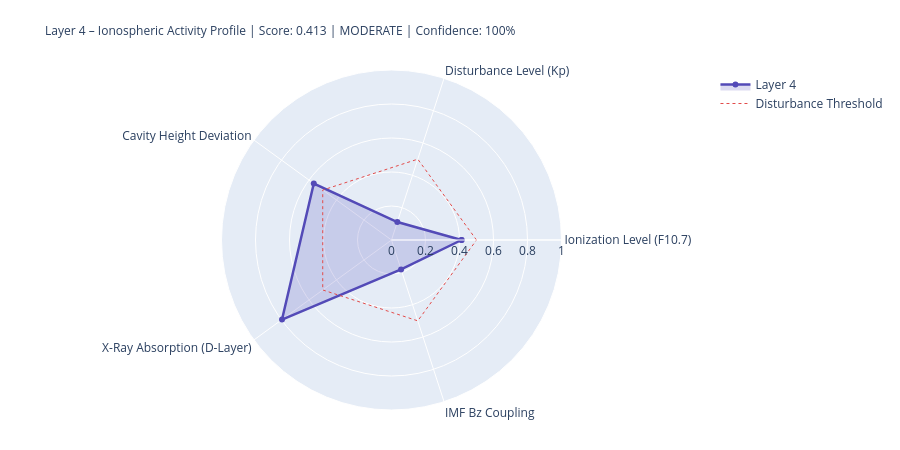

Notebook code for this chart:
### Markdown cell above
---
## 4. State Assessment & Handoff to Layer 5

### Code cell
# ============================================================
# LAYER-4-SCORE
# ============================================================

COMPONENTS = {
    'Ionization Level (F10.7)':    {'score': ioniz,       'source': 'primary' if f107_now else 'from_layer0', 'dynamic': True},
    'Disturbance Level (Kp)':          {'score': disturb,     'source': 'primary' if kp_now   else 'from_layer0', 'dynamic': True},
    'Cavity Height Deviation':    {'score': h_dev,       'source': 'derived',                                'dynamic': True},
    'X-Ray Absorption (D-Layer)':{'score': xray_ioniz,  'source': 'primary' if xray_now else 'missing',     'dynamic': True},
    'IMF Bz Coupling':             {'score': bz_coupling, 'source': 'primary' if bz_now   else 'from_layer0', 'dynamic': True},
}

available    = {k: v['score'] for k, v in COMPONENTS.items() if v['score'] is not None}
unavailable  = [k for k, v in COMPONENTS.items() if v['score'] is None]
layer4_score = round(sum(available.values()) / len(available), 4) if available else None
confidence   = round(len(available) / len(COMPONENTS), 2)
level = ('unknown' if layer4_score is None
         else 'quiet'   if layer4_score < 0.3
         else 'moderate' if layer4_score < 0.6
         else 'active')
dominant_l4 = max(available, key=available.get) if available else 'none'

# Resonance delta for Schumann SR-1
sr1_ref = schumann_freq(1, 80.0)
sr1_now = schumann_freq(1, h_eff)
sr1_delta_mhz = (sr1_now - sr1_ref) * 1000

# Propagation conditions
prop_cond = ('disturbed'   if kp_val > 4
             else 'unsettled' if kp_val > 2
             else 'normal')
if xray_class in ['X', 'M']:
    prop_cond = 'Radio-Blackout moeglich'

W = 68
print('=' * W)
print('LAYER 4 – IONOSPHERE – STATE ASSESSMENT')
print('=' * W)
for name, comp in COMPONENTS.items():
    s = comp['score']
    if s is not None:
        bar = '█' * int(s * 20) + '░' * (20 - int(s * 20))
        print(f'  {name:<36} {bar}  {s:.3f}  [{comp["source"]}]')
    else:
        print(f'  {name:<36} {"─" * 20}  n/a   [missing]')
print('-' * W)
print(f'  Score:          {layer4_score:.3f}  ({len(available)}/{len(COMPONENTS)} components)')
print(f'  Confidence:     {confidence:.0%}')
print(f'  Level:          {level.upper()}')
print(f'  Dominant:       {dominant_l4}')
print(f'  Cavity height:  {h_eff:.1f} km  (Ref: 80.0 km)')
print(f'  SR-1:           {sr1_now:.3f} Hz  (Δ {sr1_delta_mhz:+.1f} mHz vs. ref)')
print(f'  Propagation:    {prop_cond}')
print(f'  X-Ray:          {xray_class}-class  ({xray_now:.2e} W/m²)' if xray_now else '  X-Ray:          n/a')
print('=' * W)

# Radar
cats   = list(available.keys())
vals_r = list(available.values())
if len(cats) >= 3:
    fig = go.Figure()
    fig.add_trace(go.Scatterpolar(
        r=vals_r + [vals_r[0]], theta=cats + [cats[0]],
        fill='toself', fillcolor='rgba(83,74,183,0.20)',
        line=dict(color='#534AB7', width=2.5), name='Layer 4'
    ))
    fig.add_trace(go.Scatterpolar(
        r=[0.5] * (len(cats)+1), theta=cats + [cats[0]],
        line=dict(color='#E24B4A', dash='dot', width=1),
        mode='lines', name='Disturbance Threshold'
    ))
    fig.update_layout(
        title=dict(
            text=f'Layer 4 – Ionospheric Activity Profile | Score: {layer4_score:.3f} | {level.upper()} | Confidence: {confidence:.0%}',
            font=dict(size=12)
        ),
        polar=dict(radialaxis=dict(visible=True, range=[0, 1])),
        height=450, showlegend=True,
        margin=dict(l=80, r=80, t=70, b=40)
    )
    fig.show()

### Figure 1 — Plotly figure (JSON) as saved in the notebook; plotly's stock layout.template omitted (floating-point values rounded to 4 significant figures)
{"data": [{"fill": "toself", "fillcolor": "rgba(83,74,183,0.20)", "line": {"color": "#534AB7", "width": 2.5}, "name": "Layer 4", "r": [0.412, 0.111, 0.565, 0.796, 0.182, 0.412], "theta": ["Ionization Level (F10.7)", "Disturbance Level (Kp)", "Cavity Height Deviation", "X-Ray Absorption (D-Layer)", "IMF Bz Coupling", "Ionization Level (F10.7)"], "type": "scatterpolar"}, {"line": {"color": "#E24B4A", "dash": "dot", "width": 1}, "mode": "lines", "name": "Disturbance Threshold", "r": [0.5, 0.5, 0.5, 0.5, 0.5, 0.5], "theta": ["Ionization Level (F10.7)", "Disturbance Level (Kp)", "Cavity Height Deviation", "X-Ray Absorption (D-Layer)", "IMF Bz Coupling", "Ionization Level (F10.7)"], "type": "scatterpolar"}], "layout": {"height": 450, "margin": {"b": 40, "l": 80, "r": 80, "t": 70}, "polar": {"radialaxis": {"range": [0, 1], "visible": true}}, "showlegend": true, "title": {"font": {"size": 12}, "text": "Layer 4 – Ionospheric Activity Profile | Score: 0.413 | MODERATE | Confidence: 100%"}}}
